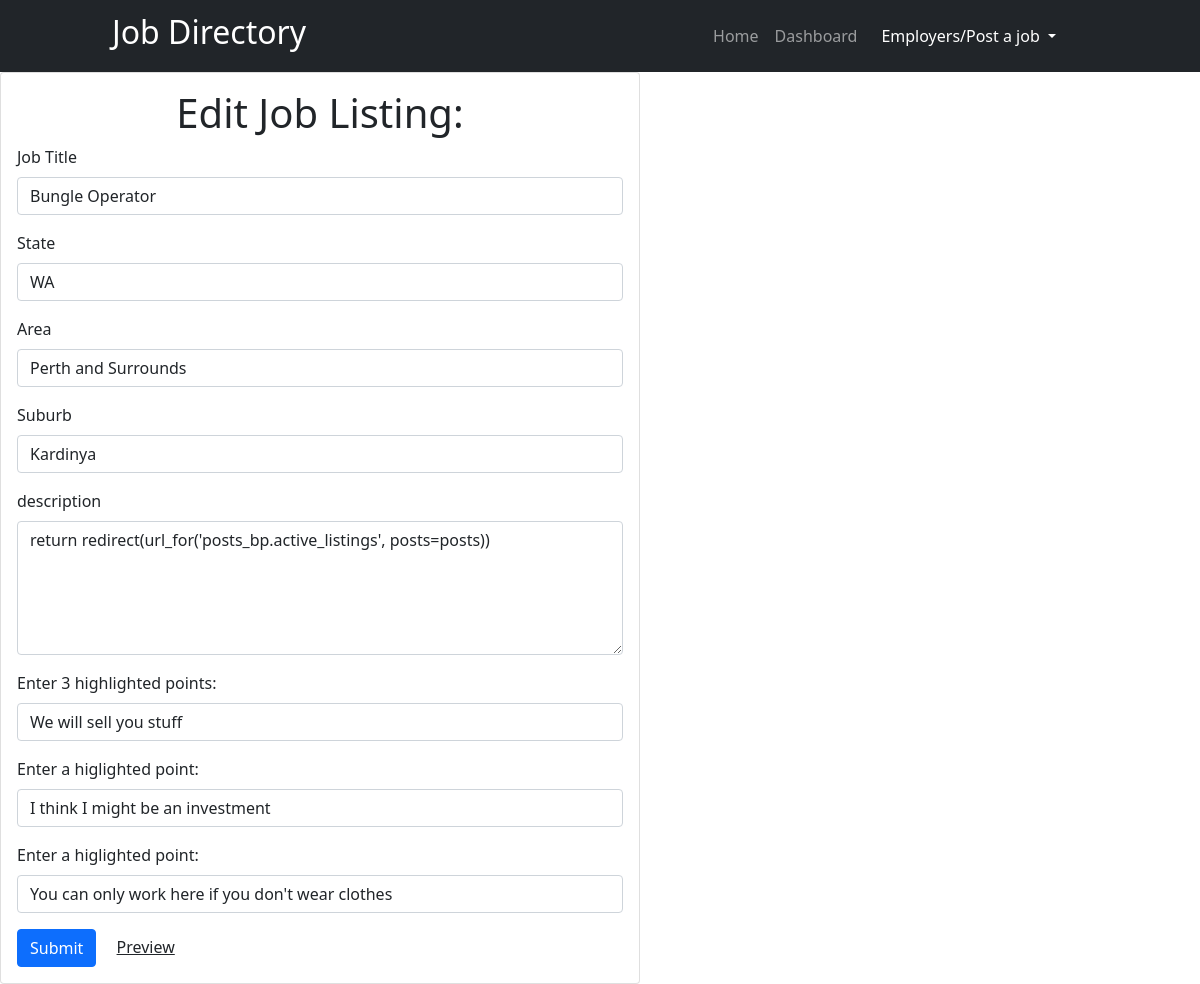
Page /edit-14 (signed in) on the committed database.
### application.py (models this page shows)
class Job(db.Model):
    id = db.Column(db.Integer, primary_key=True)
    job_title = db.Column(db.String(255))
    state = db.Column(db.String(255))
    area = db.Column(db.String(255))
    suburb = db.Column(db.String(255))
    description = db.Column(db.Text)
    highlight_1 = db.Column(db.Text)
    highlight_2 = db.Column(db.Text)
    highlight_3 = db.Column(db.Text)
    date_posted = db.Column(db.DateTime, default=datetime.utcnow)
    deleted = db.Column(db.String(5))
    poster_id = db.Column(db.Integer, db.ForeignKey('user.id'))

### posts/posts.py (the view, shortened to what this page needs)
@posts_bp.route('/edit-<int:id>', methods=["GET", "POST"])
@login_required
def edit_post(id):
    form = NewJobForm()
    post = Job.query.get_or_404(id)
    id = current_user.id
    if id == post.poster.id:
        form.job_title.data = post.job_title
        form.state.data = post.state
        form.area.data = post.area
        form.suburb.data = post.suburb
        form.description.data = post.description
        form.highlight_1.data = post.highlight_1
        form.highlight_2.data = post.highlight_2
        form.highlight_3.data = post.highlight_3
        return render_template('edit_post.html', form=form, post=post)
    else:
        flash("Not authorised to edit post", category='success')
        return render_template('posts.html', form=form, post=post)

### forms.py
class NewJobForm(FlaskForm):
    job_title = StringField("Job Title", validators=[InputRequired()])
    state = StringField("State", validators=[InputRequired()])
    area = StringField("Area", validators=[InputRequired()])
    suburb = StringField("Suburb", validators=[InputRequired()])
    description = StringField("description", validators=[InputRequired()], widget=TextArea())
    highlight_1 = StringField("Enter 3 highlighted points:", validators=[InputRequired()])
    highlight_2 = StringField("Enter a higlighted point:")
    highlight_3 = StringField("Enter a higlighted point:")
    submit = SubmitField('Submit')
    draft = SubmitField('Save to drafts')
    preview = SubmitField('Preview')

### application.py (called while the page is built)
@login_manager.user_loader
def load_user(id):
    return User.query.get(int(id))

### posts/templates/edit_post.html (shortened to what this page needs)
{% extends "base.html" %}
{% block content %}
{% if current_user.is_authenticated %}
<div class="card d-flex position-absolute p-3 bg-body rounded " style="width:40rem;">
    <form action="#" method="POST">
        <div class="text-center">
            <h1>Edit Job Listing:</h1>
        </div>
       <p>
            {{ form.job_title.label(class="form-label") }} </br>
            {{ form.job_title(class="form-control") }}
        </p>
        <p>
            {{ form.state.label(class="form-label") }} </br>
            {{ form.state(class="form-control") }}
        </p>
        <p>
            {{ form.area.label(class="form-label") }} </br>
            {{ form.area(class="form-control") }}
        </p>
        <p>
            {{ form.suburb.label(class="form-label") }} </br>
            {{ form.suburb(class="form-control") }}
        </p>
        <p>
            {{ form.description.label(class="form-label") }} </br>
            {{ form.description(class="form-control", rows="5") }}
        </p>
        <p>
            {{ form.highlight_1.label(class="form-label") }} </br>
            {{ form.highlight_1(class="form-control") }}
        <p>
            {{ form.highlight_2.label(class="form-label") }} </br>
            {{ form.highlight_2(class="form-control") }}
        </p>
        <p>
            {{ form.highlight_3.label(class="form-label") }} </br>
            {{ form.highlight_3(class="form-control") }}
        </p>
        <div>
            {{form.submit(class="btn btn-primary")}} <a href="#" style="padding-left:1rem; color:inherit;">Preview</a>
        </div>
    </form>
</div>
{% else %}
<h2>Must be logged in...</h2>
<p>Sorry, you must be logged in to edit this post.</p>
<a href="{{url_for('auth_bp.login')}}">Login here</a>
{% endif %}
{% endblock %}

### static/css/style.css (style rules this page uses)
body { min-height: 100vh; min-height: -webkit-fill-available; }
html { height: -webkit-fill-available; }

### rows in the picture
Job: job_title "Bungle Operator", state "WA", area "Perth and Surrounds", suburb "Kardinya", description "return redirect(url_for('posts_bp.active_listings', posts=posts))", highlight_1 "We will sell you stuff", highlight_2 "I think I might be an investment", highlight_3 "You can only work here if you don't wear clothes"
